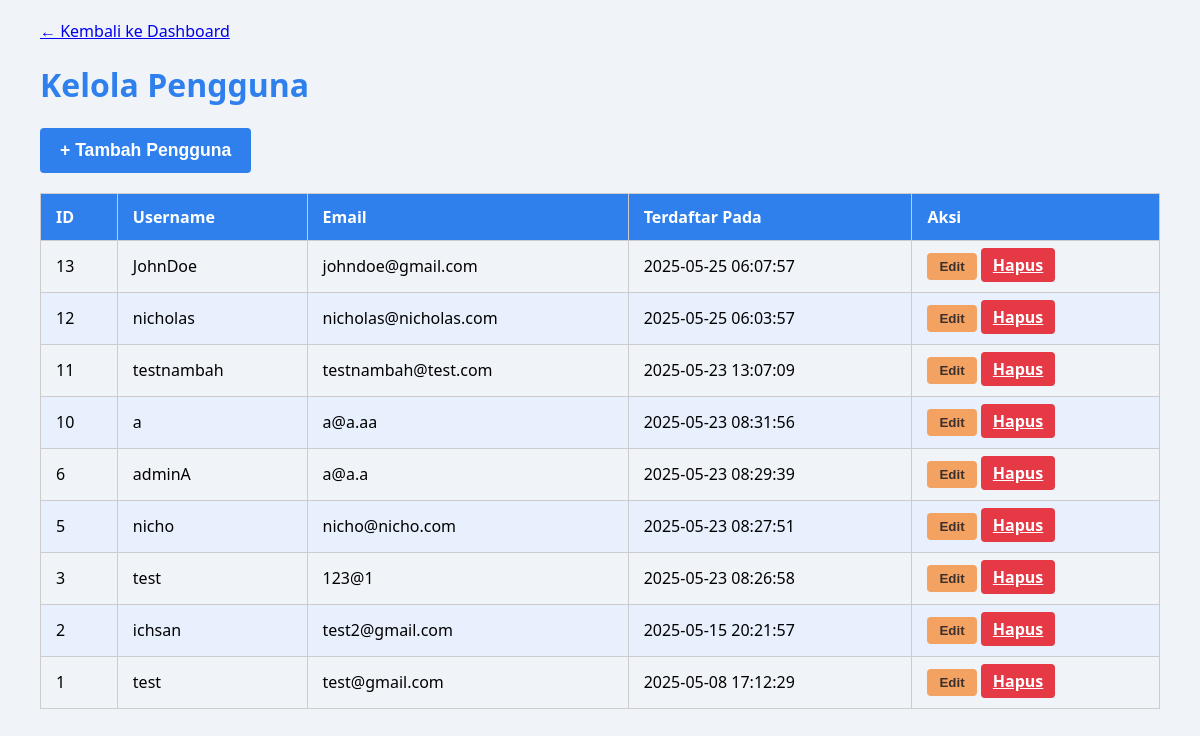
Page /admin/kelola-pengguna.php (signed in) on the committed database.
### tables this page shows
CREATE TABLE `users` (
  `id` int(11) NOT NULL,
  `username` varchar(50) NOT NULL,
  `email` varchar(100) NOT NULL,
  `password` varchar(255) NOT NULL,
  `created_at` timestamp NOT NULL DEFAULT current_timestamp()
);

### admin/kelola-pengguna.php (the view, shortened to what this page needs)
<?php
$koneksi = new mysqli("localhost", "root", "", "shiroo_db");
$result = $koneksi->query("SELECT id, username, email, created_at FROM users ORDER BY created_at DESC");
$users = $result->fetch_all(MYSQLI_ASSOC);
?>
<!DOCTYPE html>
<html lang="id">
<head>
    <link rel="stylesheet" href="css/kelola-pengguna.css">
</head>
<body>
    <a href="dashboard.php" class="back-link">← Kembali ke Dashboard</a>
    <h1>Kelola Pengguna</h1>
    <button class="btn-add" id="openAddModalBtn">+ Tambah Pengguna</button>
    <table>
        <thead>
            <tr>
                <th>ID</th>
                <th>Username</th>
                <th>Email</th>
                <th>Terdaftar Pada</th>
                <th>Aksi</th>
            </tr>
        </thead>
        <tbody>
            <?php if ($users): ?>
            <?php foreach ($users as $user): ?>
            <tr>
                <td><?= $user['id'] ?></td>
                <td><?= htmlspecialchars($user['username']) ?></td>
                <td><?= htmlspecialchars($user['email']) ?></td>
                <td><?= $user['created_at'] ?></td>
                <td>
                    <button class="btn-edit"
                        onclick="openEditModal(<?= $user['id'] ?>, '<?= htmlspecialchars(addslashes($user['username'])) ?>', '<?= htmlspecialchars(addslashes($user['email'])) ?>')">Edit</button>
                    <a href="kelola-pengguna.php?delete=<?= $user['id'] ?>"
                        onclick="return confirm('Yakin hapus user ini?')" class="btn-delete">Hapus</a>
                </td>
            </tr>
            <?php endforeach; ?>
            <?php else: ?>
            <tr>
                <td colspan="5" style="text-align:center;">Belum ada data pengguna.</td>
            </tr>
            <?php endif; ?>
        </tbody>
    </table>
</body>
</html>

### admin/css/kelola-pengguna.css (style rules this page uses)
body { font-family: "Segoe UI", Tahoma, Geneva, Verdana, sans-serif; background: #f0f4f8; margin: 0; padding: 20px 40px; }
h1, h2 { color: #2f80ed; }
table { border-collapse: collapse; width: 100%; margin-bottom: 30px; }
th, td { padding: 12px 15px; border: 1px solid #ccc; text-align: left; }
th { background-color: #2f80ed; color: white; }
tr:nth-child(even) { background-color: #e8f0fe; }
button, .btn-delete, .btn-edit { cursor: pointer; border-radius: 4px; font-weight: 600; padding: 6px 12px; border: none; transition: background-color 0.3s ease; }
.btn-delete { background-color: #e63946; color: white; }
.btn-edit { background-color: #f4a261; color: #3b2f2f; }
.btn-add { background-color: #2f80ed; color: white; font-size: 1.1rem; margin-bottom: 20px; padding: 12px 20px; }

### rows in the picture
users: id "13", username "JohnDoe", email "johndoe@gmail.com", created_at "2025-05-25 06:07:57"
users: id "12", username "nicholas", email "nicholas@nicholas.com", created_at "2025-05-25 06:03:57"
users: id "11", username "testnambah", email "testnambah@test.com", created_at "2025-05-23 13:07:09"
users: id "10", username "a", email "a@a.aa", created_at "2025-05-23 08:31:56"
users: id "6", username "adminA", email "a@a.a", created_at "2025-05-23 08:29:39"
users: id "5", username "nicho", email "nicho@nicho.com", created_at "2025-05-23 08:27:51"
users: id "3", username "test", email "123@1", created_at "2025-05-23 08:26:58"
users: id "2", username "ichsan", email "test2@gmail.com", created_at "2025-05-15 20:21:57"
users: id "1", username "test", email "test@gmail.com", created_at "2025-05-08 17:12:29"
